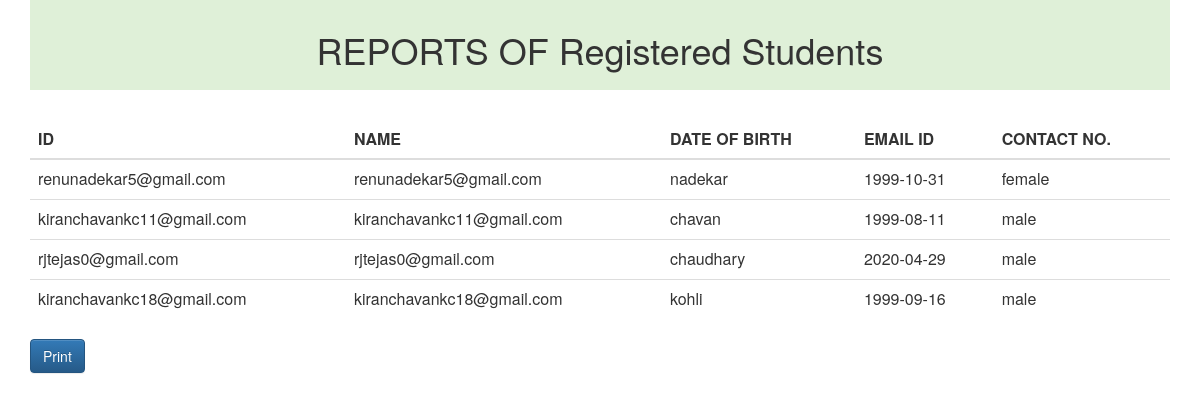
/studentreports.php, run on the app's committed database.
### tables this page shows
CREATE TABLE `user_data` (
  `s_id` varchar(50) NOT NULL,
  `s_first_name` varchar(20) NOT NULL,
  `s_last_name` varchar(20) NOT NULL,
  `s_email` varchar(50) NOT NULL,
  `s_dob` date NOT NULL,
  `s_gender` varchar(20) NOT NULL,
  `s_mob` int(10) NOT NULL,
  `s_country` varchar(20) NOT NULL,
  `s_state` varchar(20) NOT NULL,
  `s_city` varchar(20) NOT NULL,
  `s_addr` text NOT NULL,
  `s_ten_board` varchar(20) NOT NULL,
  `s_ten_yop` int(4) NOT NULL,
  `s_ten_tm` int(4) NOT NULL,
  `s_ten_mo` int(4) NOT NULL,
  `s_ten_per` float NOT NULL,
  `s_twl_board` varchar(20) NOT NULL,
  `s_twl_yop` int(4) NOT NULL,
  `s_twl_tm` int(4) NOT NULL,
  `s_twl_mo` int(4) NOT NULL,
  `s_twl_per` float NOT NULL
);

### studentreports.php (the view, shortened to what this page needs)
 <?php
include 'config.php';
?>
<html>
<head>
        <link rel="stylesheet" href="bootstrap/bootstrap.min.css">
         <link rel="stylesheet" href="bootstrap/bootstrap-theme.min.css">
        <link type="text/css" rel="stylesheet" href="css/admform.css"></link>
       <link href="css/css.css" rel="stylesheet" type="text/css" />
</head>
<body class="p-3 mb-2 bg-light text-dark">
    <div class="container">
        <div class="p-3 mb-2 bg-success text-white" style="margin-bottom: 30px;padding: 10px;">
            <h1 align="center">REPORTS OF Registered Students</h1>
        </div>
            <table class="table table-hover" id="tblData">
            <thead class="thead-dark">
            <tr>
                <th>ID</th>
                <th>NAME</th>
                <th>DATE OF BIRTH</th>
                <th>EMAIL ID</th>
                <th>CONTACT NO.</th>
            </tr>
            </thead>
            <?php
            $rs1 = mysqli_query($con,"select * from user_data");
            while($ar = mysqli_fetch_array($rs1))
            {
                echo "<tr>";
                echo "<td>" . $ar[0] . "</td>";
                echo "<td>" . $ar[3] . "</td>";
                echo "<td>" . $ar[2] . "</td>";
                echo "<td>" . $ar[4] . "</td>";
                echo "<td>" . $ar[5] . "</td>";
            }
            ?>
            </table>
            <input type="button" onclick="window.print()" value="Print" class="toggle btn btn-primary">
        </div>
</body>
</html>

### data on the page
user_data: s_id "renunadekar5@gmail.com", s_email "renunadekar5@gmail.com", s_last_name "nadekar", s_dob "1999-10-31", s_gender "female"
user_data: s_id "kiranchavankc11@gmail.com", s_email "kiranchavankc11@gmail.com", s_last_name "chavan", s_dob "1999-08-11", s_gender "male"
user_data: s_id "rjtejas0@gmail.com", s_email "rjtejas0@gmail.com", s_last_name "chaudhary", s_dob "2020-04-29", s_gender "male"
user_data: s_id "kiranchavankc18@gmail.com", s_email "kiranchavankc18@gmail.com", s_last_name "kohli", s_dob "1999-09-16", s_gender "male"
